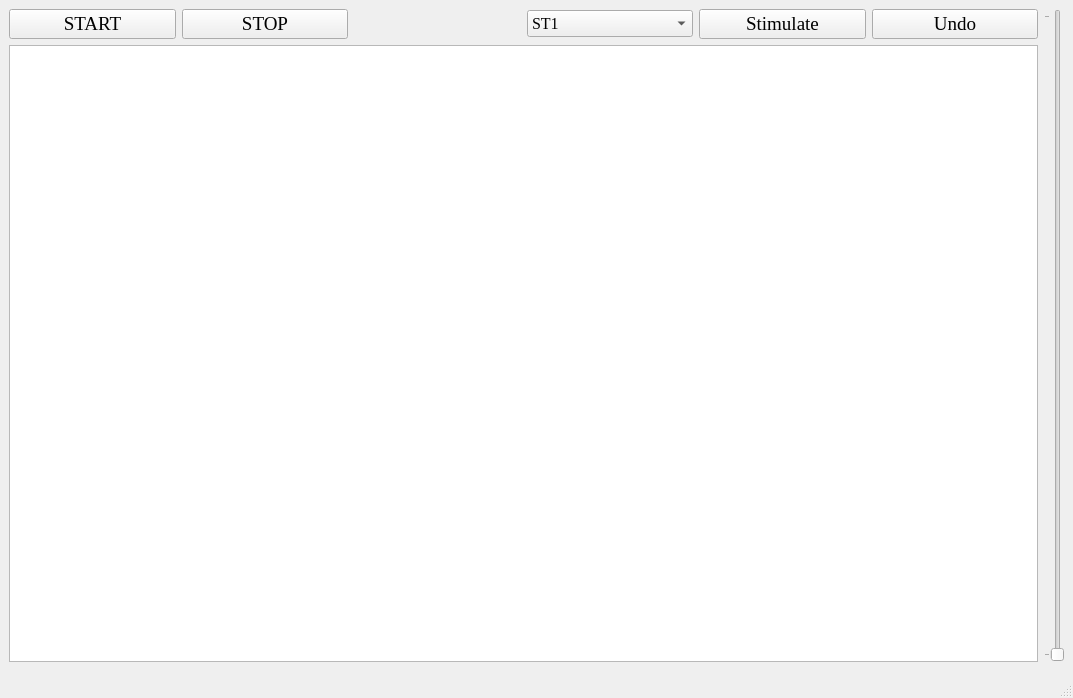
<?xml version="1.0" encoding="UTF-8"?>
<ui version="4.0">
 <class>MainWindow</class>
 <widget class="QMainWindow" name="MainWindow">
  <property name="geometry">
   <rect>
    <x>0</x>
    <y>0</y>
    <width>1073</width>
    <height>698</height>
   </rect>
  </property>
  <property name="font">
   <font>
    <family>Times New Roman</family>
    <pointsize>14</pointsize>
   </font>
  </property>
  <property name="windowTitle">
   <string>BEATS LAB</string>
  </property>
  <property name="autoFillBackground">
   <bool>true</bool>
  </property>
  <widget class="QWidget" name="centralwidget">
   <layout class="QHBoxLayout" name="horizontalLayout">
    <item>
     <widget class="QWidget" name="widget" native="true">
      <layout class="QGridLayout" name="gridLayout_2">
       <property name="sizeConstraint">
        <enum>QLayout::SetDefaultConstraint</enum>
       </property>
       <property name="leftMargin">
        <number>0</number>
       </property>
       <property name="topMargin">
        <number>0</number>
       </property>
       <property name="rightMargin">
        <number>0</number>
       </property>
       <property name="bottomMargin">
        <number>0</number>
       </property>
       <item row="0" column="4">
        <widget class="QPushButton" name="pushButton_3">
         <property name="font">
          <font>
           <family>Times New Roman</family>
           <pointsize>14</pointsize>
           <weight>50</weight>
           <bold>false</bold>
          </font>
         </property>
         <property name="cursor">
          <cursorShape>PointingHandCursor</cursorShape>
         </property>
         <property name="text">
          <string>Stimulate</string>
         </property>
         <property name="iconSize">
          <size>
           <width>24</width>
           <height>24</height>
          </size>
         </property>
        </widget>
       </item>
       <item row="1" column="0" colspan="6">
        <widget class="PlotWidget" name="graphicsView">
         <property name="font">
          <font>
           <family>Times New Roman</family>
           <pointsize>20</pointsize>
          </font>
         </property>
         <property name="verticalScrollBarPolicy">
          <enum>Qt::ScrollBarAlwaysOff</enum>
         </property>
         <property name="horizontalScrollBarPolicy">
          <enum>Qt::ScrollBarAlwaysOff</enum>
         </property>
         <property name="dragMode">
          <enum>QGraphicsView::NoDrag</enum>
         </property>
        </widget>
       </item>
       <item row="0" column="0">
        <widget class="QPushButton" name="pushButton">
         <property name="font">
          <font>
           <family>Times New Roman</family>
           <pointsize>14</pointsize>
           <weight>50</weight>
           <bold>false</bold>
          </font>
         </property>
         <property name="cursor">
          <cursorShape>PointingHandCursor</cursorShape>
         </property>
         <property name="text">
          <string>START</string>
         </property>
        </widget>
       </item>
       <item row="0" column="5">
        <widget class="QPushButton" name="pushButton_4">
         <property name="font">
          <font>
           <family>Times New Roman</family>
           <pointsize>14</pointsize>
           <weight>50</weight>
           <bold>false</bold>
          </font>
         </property>
         <property name="cursor">
          <cursorShape>PointingHandCursor</cursorShape>
         </property>
         <property name="text">
          <string>Undo</string>
         </property>
        </widget>
       </item>
       <item row="0" column="3">
        <widget class="QComboBox" name="comboBox">
         <property name="font">
          <font>
           <family>Times New Roman</family>
           <pointsize>12</pointsize>
           <weight>50</weight>
           <bold>false</bold>
          </font>
         </property>
         <item>
          <property name="text">
           <string>ST1</string>
          </property>
         </item>
         <item>
          <property name="text">
           <string>ST2</string>
          </property>
         </item>
         <item>
          <property name="text">
           <string>ST3</string>
          </property>
         </item>
        </widget>
       </item>
       <item row="0" column="1">
        <widget class="QPushButton" name="pushButton_2">
         <property name="font">
          <font>
           <family>Times New Roman</family>
           <pointsize>14</pointsize>
           <weight>50</weight>
           <bold>false</bold>
          </font>
         </property>
         <property name="cursor">
          <cursorShape>PointingHandCursor</cursorShape>
         </property>
         <property name="text">
          <string>STOP</string>
         </property>
        </widget>
       </item>
      </layout>
     </widget>
    </item>
    <item>
     <widget class="QSlider" name="verticalSlider">
      <property name="cursor">
       <cursorShape>PointingHandCursor</cursorShape>
      </property>
      <property name="minimum">
       <number>1</number>
      </property>
      <property name="maximum">
       <number>10</number>
      </property>
      <property name="singleStep">
       <number>1</number>
      </property>
      <property name="orientation">
       <enum>Qt::Vertical</enum>
      </property>
      <property name="tickPosition">
       <enum>QSlider::TicksAbove</enum>
      </property>
     </widget>
    </item>
   </layout>
  </widget>
  <widget class="QStatusBar" name="statusBar"/>
  <action name="actionLoad_ECG_Data">
   <property name="text">
    <string>Load ECG Data</string>
   </property>
  </action>
  <action name="actionLoad_Rada_Data">
   <property name="text">
    <string>Load Rada Data</string>
   </property>
  </action>
  <action name="actionEEG_Data">
   <property name="text">
    <string>EEG Data</string>
   </property>
  </action>
  <action name="actionECG_Data">
   <property name="text">
    <string>ECG Data</string>
   </property>
  </action>
  <action name="actionRadar_Data">
   <property name="text">
    <string>Radar Data</string>
   </property>
  </action>
  <action name="actionCamera_Data">
   <property name="text">
    <string>Camera Data</string>
   </property>
  </action>
  <action name="actionSave_Data">
   <property name="text">
    <string>Save Data</string>
   </property>
  </action>
  <action name="actionEEG_ECG_Figure">
   <property name="text">
    <string>EEG/ECG Figure</string>
   </property>
  </action>
  <action name="actionRadar_Data_2">
   <property name="text">
    <string>Radar Figure</string>
   </property>
  </action>
  <action name="actionCamera_Figure">
   <property name="text">
    <string>Camera Figure</string>
   </property>
  </action>
 </widget>
 <customwidgets>
  <customwidget>
   <class>PlotWidget</class>
   <extends>QGraphicsView</extends>
   <header location="global">pyqtgraph</header>
  </customwidget>
 </customwidgets>
 <resources/>
 <connections/>
</ui>
